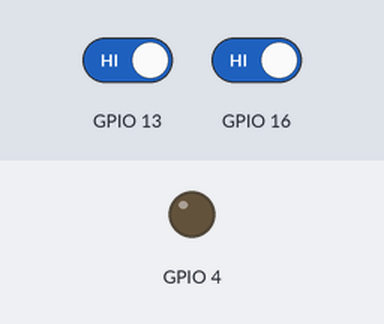
Bench run of a program on a simulated Raspberry Pi (BCM pin numbers). On the bench: output pins drawn as LEDs (lit = HIGH). The test bench sets the inputs (shaded band); at power-on: GPIO 16 HIGH, GPIO 13 HIGH.

Above: at 1.2 s.
1.3 s: GPIO 16 driven LOW
At 1.9 s:
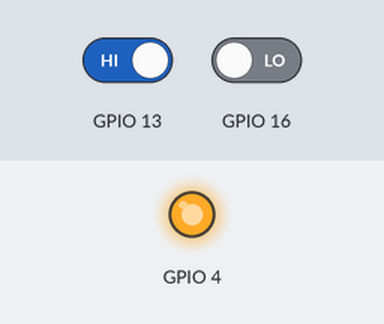
2.8 s: GPIO 13 driven LOW
At 5.7 s:
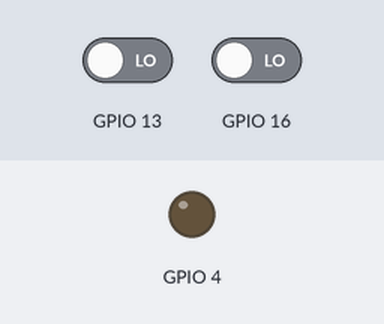
Timing chart, 0 to 11.8 s (numbered marks = the images above; inputs shaded):
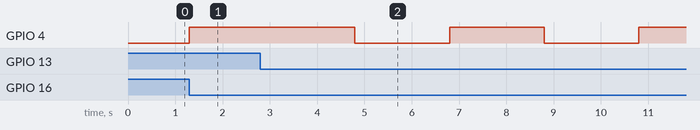

The program:

ludwig_grant_AS05.py
```python
# File Name: ludwig_grant_AS05.py
# File Path: /home/ludwigg/Python/PyRpi_AS5/ludwig_grant_AS05.py
# Run Command: sudo python3 /home/ludwigg/Python/PyRpi_AS5/ludwig_grant_AS05.py

# Grant Ludwig
# 10/14/2019
# AS.05
# Have two buttons do different things

# Import Libraries
import RPi.GPIO as GPIO # Raspberry Pi GPIO library
import time # Time library

lightOn = False
#hzList = [0, 0.5, 1, 5, 10]
waitTime = [0, 2, 1, 0.2, 0.1]
waitIndex = 0

# Setup GPIO
GPIO.setwarnings(False) # Ignore warnings
GPIO.setmode(GPIO.BCM) # Use BCM Pin numbering
GPIO.setup(4, GPIO.OUT, initial=GPIO.LOW) # Set Pin 4 to be an output pin and set initial value to low (off)
GPIO.setup(16, GPIO.IN)
GPIO.setup(13, GPIO.IN)

# Define Callback Functions
def buttonOne_callback(channel):
	global lightOn
	global waitIndex
	#print ("Button One Falling Edge") # debugging
	lightOn = not lightOn
	if not lightOn:
		waitIndex = 0

def buttonTwo_callback(channel):
	global lightOn
	global waitIndex
	#print ("Button Two Falling Edge") # debugging
	if lightOn:
		waitIndex += 1
		if waitIndex >= len(waitTime):
			waitIndex = 0

# Add event detectors
GPIO.add_event_detect(16, GPIO.FALLING, callback=buttonOne_callback, bouncetime=300)
GPIO.add_event_detect(13, GPIO.FALLING, callback=buttonTwo_callback, bouncetime=300)

try:
# Setup infinite loop
	while(1):
		if lightOn:
			GPIO.output(4, GPIO.HIGH)
			if waitTime[waitIndex] != 0:
				time.sleep(waitTime[waitIndex])
				GPIO.output(4, GPIO.LOW)
				time.sleep(waitTime[waitIndex])
		else:
			GPIO.output(4, GPIO.LOW)

except KeyboardInterrupt:
    # This code runs on a Keyboard Interrupt <CNTRL>+C
	print('\n\n' + 'Program exited on a Keyboard Interrupt' + '\n')

except:
    # This code runs on any error
	print('\n' + 'Errors occurred causing your program to exit' + '\n')

finally:
    # This code runs on every exit and sets any used GPIO pins to input mode.
	GPIO.cleanup()
```

Measured:
- after the input at 1.3 s, GPIO 4: LOW → HIGH at once
- after the input at 2.8 s, GPIO 4: alternates HIGH for 2.0 s and LOW for 2.0 s, starting after 2.0 s
